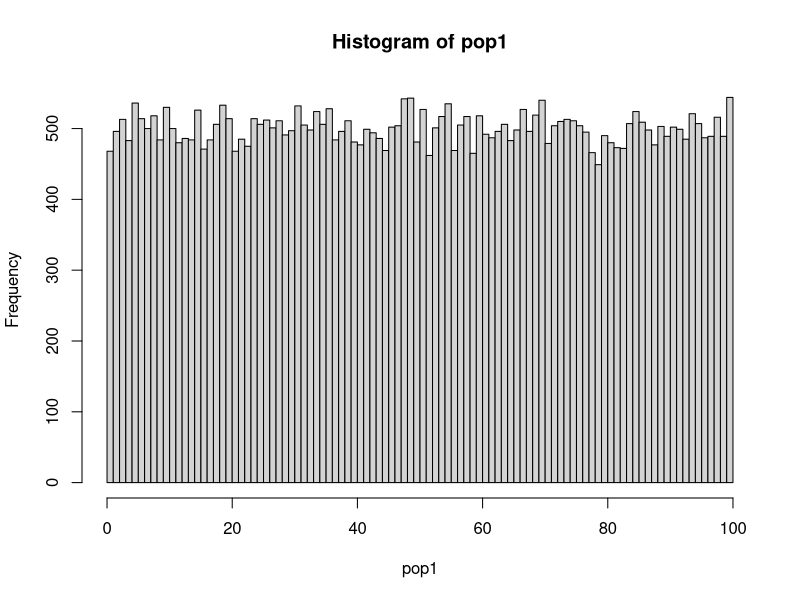
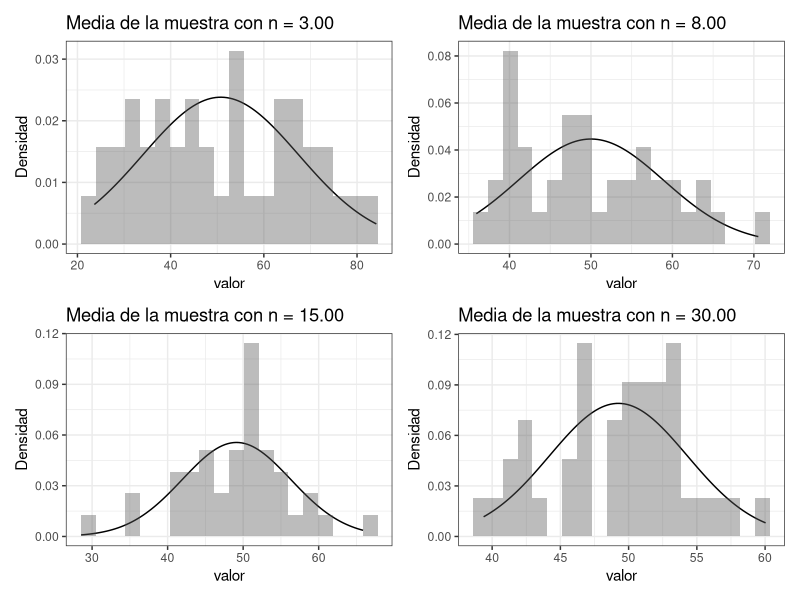

These figures' R source, in order:
## ---- chunk 1
library(tidyverse)
library(patchwork)
help(Distributions) # Esto le permitirá ver distribuciones alternativas
## ---- chunk 2
nPop <- 50000
pop1 <- runif(nPop, min = 0, max = 100)
# pop1 <- rnorm(nPop, mean = 50, sd = 25)
# pop1 <- rbinom(nPop, 99, 0.25)
# pop1 <- rpois(nPop, lambda = 3)
# pop1 <- rt(nPop, 50, 50)
 # pop1 <- rchisq(nPop, 3, ncp = 0.5)
# pop1 <- rgamma(nPop, shape = 2, scale = 5) # Asimétrica
## ---- chunk 3
pop1
## ---- chunk 4
mean(pop1)
## ---- chunk 5
hist(pop1, breaks = 100)
# ggplot(pop1 %>% tibble()) +
#   aes(pop1) +
#   geom_histogram(bins = 100, center = 0.5, colour = "blue")
## ---- chunk 6
# Vamos a trabajar con muestras de 3 individuos
n <- 3

# Creamos una matriz vacía con 3 columnas
muestras <- matrix(NA, nrow=0, ncol=n)

# Obtenemos muestras de 3 individuos de la población pop1 (con sample) y los agregamos como una fila la la matríz muestras (con rbind). Como repetimos esto 40 veces la matríz termina con 40 filas.
for (i in c(1:40)) {
  muestras <- rbind(muestras, sample(pop1, n, replace = FALSE))
}

# Convertimos la matriz en un tibble
muestras <- tibble(muestras)

# Calculamos la media a cada fila. rowwise hace que el summarise se calcule por fila, y el bind_cols impide que perdamos las columnas.
muestras <-  muestras %>% bind_cols(
    muestras %>% rowwise() %>% summarise(media = mean(c_across(is.numeric)))
  )
muestras
## ---- chunk 7
gr1 <- ggplot(muestras, aes(x = media)) + 
  stat_function(fun = dnorm, n = 101, args = list(mean = mean(muestras$media), sd = sd(muestras$media))) +
  geom_area(stat = 'function') +
  geom_histogram(aes(y = ..density..),bins = 20, alpha = 0.4) +
  # xlim(c(0, 100)) +
  ylab("Densidad") + 
  ggtitle(sprintf("Media de la muestra con n = %.2f", n)) + 
  xlab("valor") + 
  theme_bw()
## ---- chunk 8
shapiro3 <- shapiro.test(muestras$media)
## ---- chunk 9
n <- 8
muestras <- matrix(NA, nrow=0, ncol=n)
for (i in c(1:40)) {
  muestras <- rbind(muestras, sample(pop1, n, replace = FALSE))
}
muestras <- tibble(muestras)

muestras <-  muestras %>% bind_cols(
    muestras %>% rowwise() %>% summarise(media = mean(c_across(is.numeric)))
  )
muestras
## ---- chunk 10
gr2 <- ggplot(muestras, aes(x = media)) + 
  stat_function(fun = dnorm, n = 101, args = list(mean = mean(muestras$media), sd = sd(muestras$media))) +
  geom_area(stat = 'function') +
  geom_histogram(aes(y = ..density..),bins = 20, alpha = 0.4) +
  # xlim(c(0, 100)) +
  ylab("Densidad") + 
  ggtitle(sprintf("Media de la muestra con n = %.2f", n)) + 
  xlab("valor") + 
  theme_bw()
## ---- chunk 11
shapiro8 <- shapiro.test(muestras$media)
## ---- chunk 12
n <- 15
muestras <- matrix(NA, nrow=0, ncol=n)
for (i in c(1:40)) {
  muestras <- rbind(muestras, sample(pop1, n, replace = FALSE))
}
muestras <- tibble(muestras)

muestras <-  muestras %>% bind_cols(
    muestras %>% rowwise() %>% summarise(media = mean(c_across(is.numeric)))
  )
muestras
## ---- chunk 13
gr3 <- ggplot(muestras, aes(x = media)) + 
  stat_function(fun = dnorm, n = 101, args = list(mean = mean(muestras$media), sd = sd(muestras$media))) +
  geom_area(stat = 'function') +
  geom_histogram(aes(y = ..density..),bins = 20, alpha = 0.4) +
  # xlim(c(0, 100)) +
  ylab("Densidad") + 
  ggtitle(sprintf("Media de la muestra con n = %.2f", n)) + 
  xlab("valor") + 
  theme_bw()
## ---- chunk 14
shapiro15 <- shapiro.test(muestras$media)
## ---- chunk 15
n <- 30
muestras <- matrix(NA, nrow=0, ncol=n)
for (i in c(1:40)) {
  muestras <- rbind(muestras, sample(pop1, n, replace = FALSE))
}
muestras <- tibble(muestras)

muestras <-  muestras %>% bind_cols(
    muestras %>% rowwise() %>% summarise(media = mean(c_across(is.numeric)))
  )
muestras
## ---- chunk 16
gr4 <- ggplot(muestras, aes(x = media)) + 
  stat_function(fun = dnorm, n = 101, args = list(mean = mean(muestras$media), sd = sd(muestras$media))) +
  geom_area(stat = 'function') +
  geom_histogram(aes(y = ..density..),bins = 20, alpha = 0.4) +
  # xlim(c(0, 100)) +
  ylab("Densidad") + 
  ggtitle(sprintf("Media de la muestra con n = %.2f", n)) + 
  xlab("valor") + 
  theme_bw()
## ---- chunk 17
shapiro30 <- shapiro.test(muestras$media)
## ---- chunk 18
gr1 + gr2 + gr3 + gr4
## ---- chunk 19
paste("Prueba de Shapiro para Normalidad de n=3")
print(shapiro3)
paste("Prueba de Shapiro para Normalidad de n=8")
print(shapiro8)
paste("Prueba de Shapiro para Normalidad de n=15")
print(shapiro15)
paste("Prueba de Shapiro para Normalidad de n=30")
print(shapiro30)
